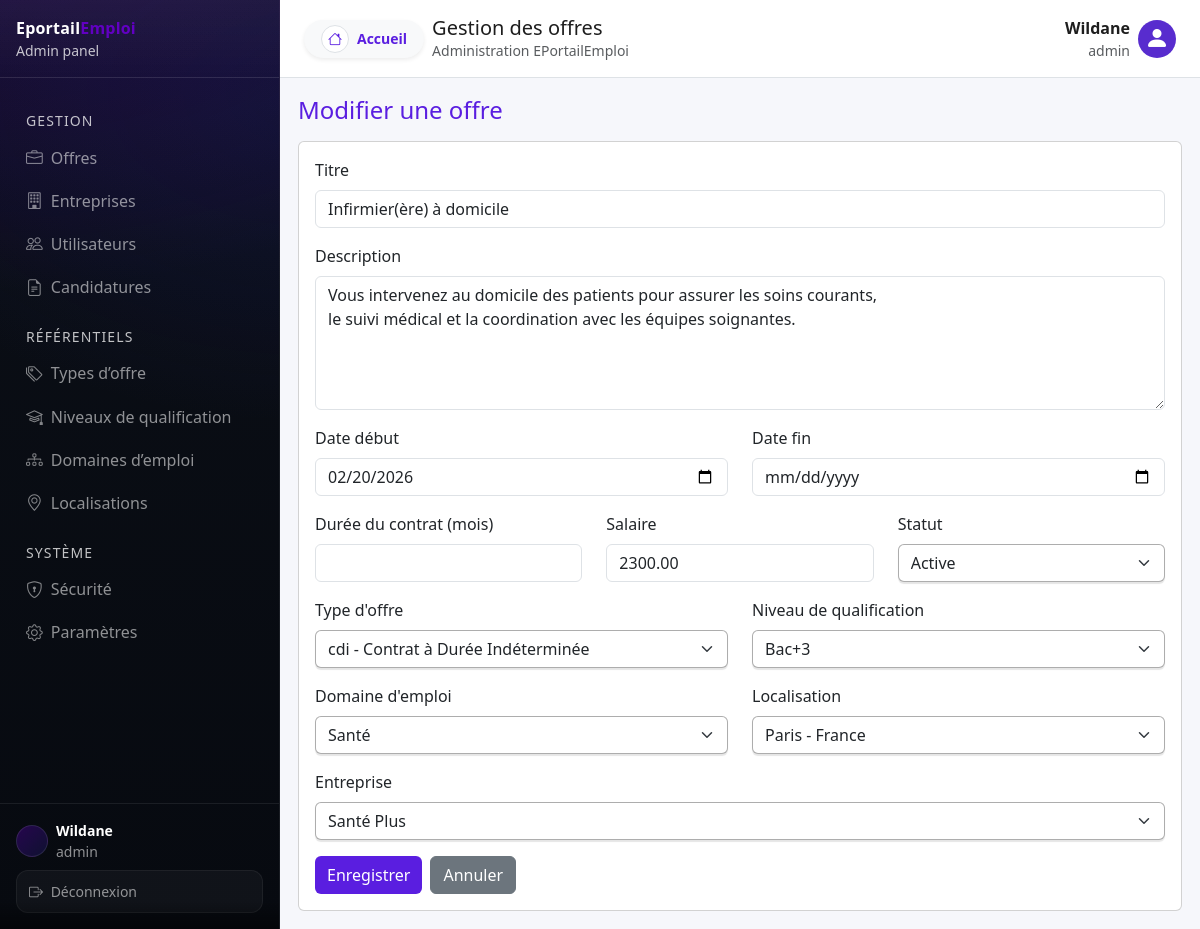
/admin/offres/edit?id=9 (signed in), run on the app's committed database.
### tables this page shows
CREATE TABLE IF NOT EXISTS `offres` (
  `id` int NOT NULL AUTO_INCREMENT,
  `auteur_id` int DEFAULT NULL,
  `date_creation` datetime NOT NULL,
  `modifie_par` int DEFAULT NULL,
  `date_modification` datetime DEFAULT NULL,
  `entreprise_id` int NOT NULL,
  `type_offre_id` int NOT NULL,
  `niveau_qualification_id` int NOT NULL,
  `domaine_emploi_id` int NOT NULL,
  `localisation_id` int NOT NULL,
  `titre` varchar(150) NOT NULL,
  `description` text,
  `date_debut` date DEFAULT NULL,
  `date_fin` date DEFAULT NULL,
  `duree_contrat` int DEFAULT NULL,
  `salaire` decimal(10,2) DEFAULT NULL,
  `statut` enum('active','inactive','archive') DEFAULT 'active',
  PRIMARY KEY (`id`),
  KEY `type_offre_id` (`type_offre_id`),
  KEY `niveau_qualification_id` (`niveau_qualification_id`),
  KEY `domaine_emploi_id` (`domaine_emploi_id`),
  KEY `localisation_id` (`localisation_id`),
  KEY `user_id` (`auteur_id`) USING BTREE,
  KEY `offres_ibfk_2` (`entreprise_id`),
  KEY `fk_offres_modifie_par` (`modifie_par`)
);

### views/offres/_form.php (the view, shortened to what the rows shown need)
<?php
$input   = is_array($input ?? null) ? $input : [];
$offre   = is_array($offre ?? null) ? $offre : [];
$errors  = is_array($errors ?? null) ? $errors : [];
$isAdmin = (bool)($isAdmin ?? false);
$e = static fn($value): string => htmlspecialchars((string)$value, ENT_QUOTES, 'UTF-8');
$value = static function (string $key, $default = '') use ($input, $offre) {
    if (array_key_exists($key, $input)) return $input[$key];
    if (array_key_exists($key, $offre)) return $offre[$key];
    return $default;
};
$fieldError = static function (string $key) use ($errors): ?string {
    return !empty($errors[$key]) ? (string)$errors[$key] : null;
};
$statusOptions = [
    'active'   => "Active",
    'inactive' => "Inactive",
];
if ($isAdmin) {
    $statusOptions['archive'] = "Archivée";
}
$currentStatut = (string)$value('statut', 'active');
?>
<div class="card">
    <div class="card-body">
        <div class="mb-3">
            <label class="form-label" for="titre">Titre</label>
            <input
                type="text"
                class="form-control <?= $fieldError('titre') ? 'is-invalid' : '' ?>"
                id="titre"
                name="titre"
                value="<?= $e($value('titre')) ?>"
                maxlength="150"
                required
            >
        </div>
        <div class="mb-3">
            <label class="form-label" for="description">Description</label>
            <textarea
                class="form-control <?= $fieldError('description') ? 'is-invalid' : '' ?>"
                id="description"
                name="description"
                rows="5"
            ><?= $e($value('description')) ?></textarea>
        </div>
        <div class="row">
            <div class="col-md-6 mb-3">
                <label class="form-label" for="date_debut">Date début</label>
                <input
                    type="date"
                    class="form-control <?= $fieldError('date_debut') ? 'is-invalid' : '' ?>"
                    id="date_debut"
                    name="date_debut"
                    value="<?= $e($value('date_debut')) ?>"
                >
            </div>
        </div>
        <div class="row">
            <div class="col-md-4 mb-3">
                <label class="form-label" for="salaire">Salaire</label>
                <input
                    type="number"
                    step="0.01"
                    class="form-control <?= $fieldError('salaire') ? 'is-invalid' : '' ?>"
                    id="salaire"
                    name="salaire"
                    value="<?= $e($value('salaire')) ?>"
                >
            </div>
            <div class="col-md-4 mb-3">
                <label class="form-label" for="statut">Statut</label>
                <select
                    class="form-select <?= $fieldError('statut') ? 'is-invalid' : '' ?>"
                    id="statut"
                    name="statut"
                >
                    <?php foreach ($statusOptions as $key => $label): ?>
                        <option value="<?= $e($key) ?>" <?= ($currentStatut === $key) ? 'selected' : '' ?>>
                            <?= $e($label) ?>
                        </option>
                    <?php endforeach; ?>
                </select>
            </div>
        </div>
    </div>
</div>

### data on the page
offres: titre "Infirmier(ère) à domicile", description "Vous intervenez au domicile des patients pour assurer les soins courants, le suivi médical et la coordination avec les équipes soignantes.", date_debut "02/20/2026", salaire "2300.00", statut "Active"

### other printed values
$role "Admin"
$item['section'] "GESTION"
$label "Offres"
$label "Entreprises"
$label "Utilisateurs"
$label "Candidatures"
$item['section'] "RÉFÉRENTIELS"
$label "Types d’offre"
$label "Niveaux de qualification"
$label "Domaines d’emploi"
$label "Localisations"
$item['section'] "SYSTÈME"
$label "Sécurité"
$label "Paramètres"
$_SESSION['user_prenom'] "Wildane"
